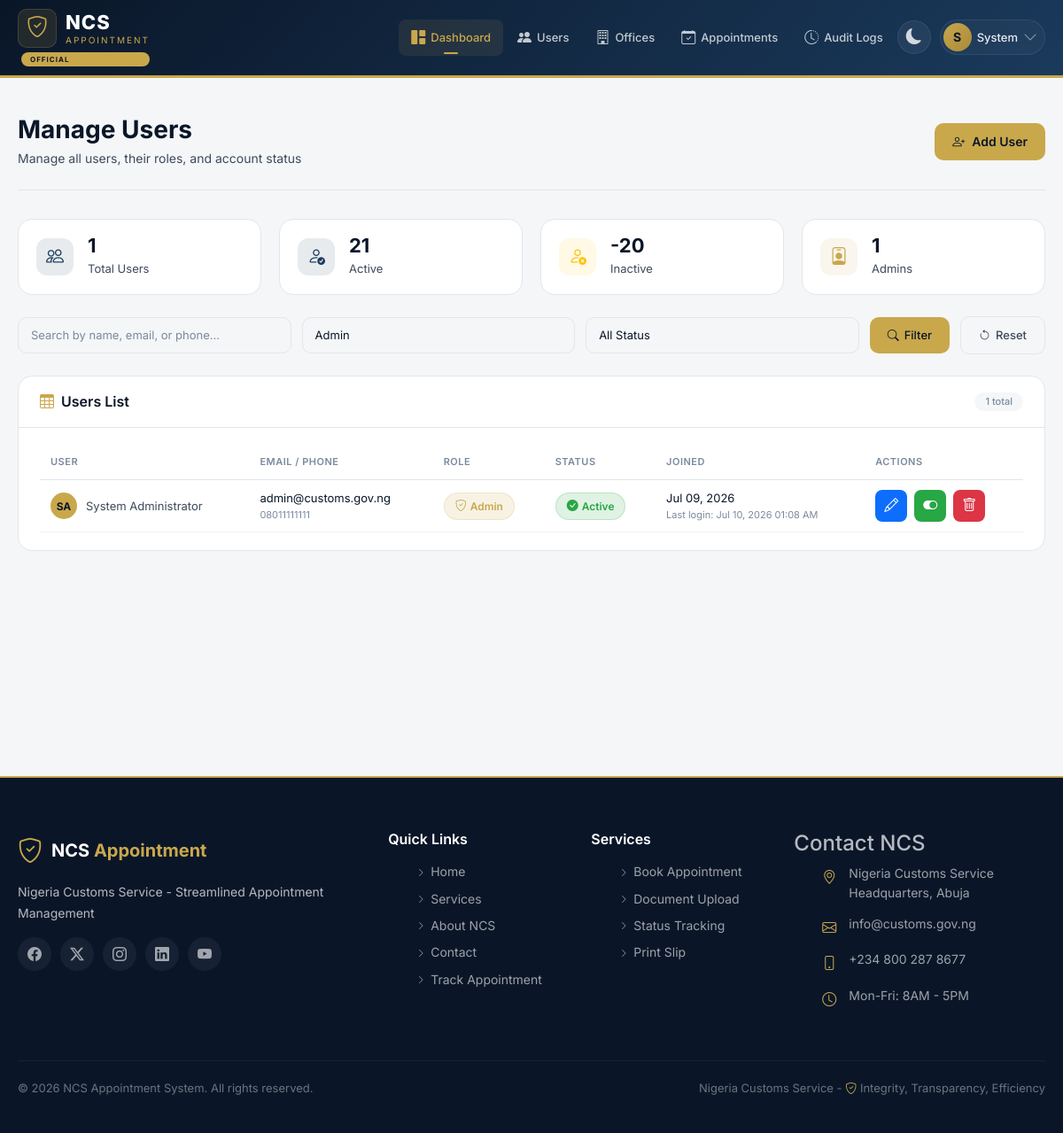
Screenshot of /admin/manage-users.php?role=admin (signed in) with the database file from the repository.
### tables this page shows
CREATE TABLE `users` (
  `id` int(11) NOT NULL,
  `uuid` varchar(36) NOT NULL,
  `first_name` varchar(50) NOT NULL,
  `last_name` varchar(50) NOT NULL,
  `email` varchar(100) NOT NULL,
  `phone` varchar(20) NOT NULL,
  `password_hash` varchar(255) NOT NULL,
  `role` enum('applicant','officer','admin') DEFAULT 'applicant',
  `date_of_birth` date DEFAULT NULL,
  `gender` enum('male','female','other') DEFAULT NULL,
  `address` text DEFAULT NULL,
  `city` varchar(50) DEFAULT NULL,
  `state` varchar(50) DEFAULT NULL,
  `country` varchar(50) DEFAULT 'Nigeria',
  `postal_code` varchar(20) DEFAULT NULL,
  `nin` varchar(20) DEFAULT NULL,
  `is_verified` tinyint(1) DEFAULT 0,
  `is_active` tinyint(1) DEFAULT 1,
  `last_login` datetime DEFAULT NULL,
  `login_attempts` int(11) DEFAULT 0,
  `locked_until` datetime DEFAULT NULL,
  `created_at` datetime DEFAULT current_timestamp(),
  `updated_at` datetime DEFAULT current_timestamp() ON UPDATE current_timestamp()
);

### admin/manage-users.php (the view, shortened to what this page needs)
<?php
include_once __DIR__ . '/../includes/header.php';
$page = isset($_GET['page']) ? (int)$_GET['page'] : 1;
$limit = 10;
$offset = ($page - 1) * $limit;
$search = isset($_GET['search']) ? trim($_GET['search']) : '';
$role_filter = isset($_GET['role']) ? trim($_GET['role']) : '';
$where_clauses = [];
$params = [];
$types = "";
if (!empty($role_filter)) {
    $where_clauses[] = "role = ?";
    $params[] = $role_filter;
    $types .= "s";
}
$where_sql = !empty($where_clauses) ? "WHERE " . implode(" AND ", $where_clauses) : "";
$count_query = "SELECT COUNT(*) as total FROM users $where_sql";
$count_stmt = $conn->prepare($count_query);
if (!empty($params)) {
    $count_stmt->bind_param($types, ...$params);
}
$count_stmt->execute();
$count_result = $count_stmt->get_result();
$total_users = $count_result->fetch_assoc()['total'];
$query = "SELECT id, uuid, first_name, last_name, email, phone, role, is_active, is_verified,
          DATE_FORMAT(created_at, '%b %d, %Y') as created_date,
          DATE_FORMAT(last_login, '%b %d, %Y %h:%i %p') as last_login_formatted
          FROM users $where_sql ORDER BY created_at DESC LIMIT ? OFFSET ?";
$params[] = $limit;
$params[] = $offset;
$types .= "ii";
$stmt = $conn->prepare($query);
$stmt->bind_param($types, ...$params);
$stmt->execute();
$users_result = $stmt->get_result();
$roles_query = "SELECT DISTINCT role FROM users ORDER BY role";
$roles_result = $conn->query($roles_query);
$role_counts_query = "SELECT role, COUNT(*) as count FROM users GROUP BY role";
$role_counts_result = $conn->query($role_counts_query);
$role_stats = [];
while ($row = $role_counts_result->fetch_assoc()) {
    $role_stats[$row['role']] = $row['count'];
}
$active_count_query = "SELECT COUNT(*) as count FROM users WHERE is_active = 1";
$active_count = $conn->query($active_count_query)->fetch_assoc()['count'] ?? 0;
$inactive_count = $total_users - $active_count;
?>
<section class="dashboard-section">
    <div class="container">
        <div class="dashboard-header">
            <div>
                <h1 class="dashboard-title">Manage Users</h1>
                <p class="dashboard-subtitle">Manage all users, their roles, and account status</p>
            </div>
            <div class="dashboard-actions">
                <button type="button" class="btn-primary" data-bs-toggle="modal" data-bs-target="#addUserModal">
                    <i class="bi bi-person-plus"></i>
                    Add User
                </button>
            </div>
        </div>
        <div class="stats-grid stats-grid-sm">
            <div class="stat-card stat-card-sm">
                <div class="stat-icon stat-icon-users">
                    <i class="bi bi-people"></i>
                </div>
                <div class="stat-info">
                    <span class="stat-value"><?php echo number_format($total_users); ?></span>
                    <span class="stat-label">Total Users</span>
                </div>
            </div>
            <div class="stat-card stat-card-sm">
                <div class="stat-icon stat-icon-users">
                    <i class="bi bi-person-check"></i>
                </div>
                <div class="stat-info">
                    <span class="stat-value"><?php echo number_format($active_count); ?></span>
                    <span class="stat-label">Active</span>
                </div>
            </div>
            <div class="stat-card stat-card-sm">
                <div class="stat-icon stat-icon-pending">
                    <i class="bi bi-person-x"></i>
                </div>
                <div class="stat-info">
                    <span class="stat-value"><?php echo number_format($inactive_count); ?></span>
                    <span class="stat-label">Inactive</span>
                </div>
            </div>
            <div class="stat-card stat-card-sm">
                <div class="stat-icon stat-icon-offices">
                    <i class="bi bi-person-badge"></i>
                </div>
                <div class="stat-info">
                    <span class="stat-value"><?php echo number_format($role_stats['admin'] ?? 0); ?></span>
                    <span class="stat-label">Admins</span>
                </div>
            </div>
        </div>
        <div class="filters-bar">
            <form id="filterForm" class="filters-form">
                <div class="filter-group">
                    <input type="text" name="search" id="searchInput" class="form-control filter-search"
                           placeholder="Search by name, email, or phone..."
                           value="<?php echo htmlspecialchars($search); ?>">
                </div>
                <div class="filter-group">
                    <select name="role" id="roleFilter" class="form-control filter-select">
                        <?php while ($role = $roles_result->fetch_assoc()): ?>
                            <option value="<?php echo $role['role']; ?>" <?php echo $role_filter == $role['role'] ? 'selected' : ''; ?>>
                                <?php echo ucfirst($role['role']); ?>
                            </option>
                        <?php endwhile; ?>
                    </select>
                </div>
                <div class="filter-group">
                    <select name="status" id="statusFilter" class="form-control filter-select">
                        <option value="">All Status</option>
                    </select>
                </div>
                <button type="submit" class="btn-filter">
                    <i class="bi bi-search"></i> Filter
                </button>
                <a href="<?php echo BASE_URL; ?>/admin/manage-users.php" class="btn-filter-reset">
                    <i class="bi bi-arrow-counterclockwise"></i> Reset
                </a>
            </form>
        </div>
        <div class="dashboard-card">
            <div class="card-header">
                <h3 class="card-title">
                    <i class="bi bi-table"></i>
                    Users List
                </h3>
                <span class="card-badge"><?php echo $total_users; ?> total</span>
            </div>
            <div class="card-body">
                <div class="table-responsive">
                    <table class="table-dashboard">
                        <thead>
                            <tr>
                                <th>User</th>
                                <th>Email / Phone</th>
                                <th>Role</th>
                                <th>Status</th>
                                <th>Joined</th>
                                <th>Actions</th>
                            </tr>
                        </thead>
                        <tbody>
                            <?php if ($users_result && $users_result->num_rows > 0): ?>
                                <?php while ($user = $users_result->fetch_assoc()): ?>
                                    <tr>
                                        <td>
                                            <span class="table-user">
                                                <span class="user-avatar-sm">
                                                    <?php echo strtoupper(substr($user['first_name'], 0, 1) . substr($user['last_name'], 0, 1)); ?>
                                                </span>
                                                <span>
                                                    <?php echo htmlspecialchars($user['first_name'] . ' ' . $user['last_name']); ?>
                                                </span>
                                            </span>
                                        </td>
                                        <td>
                                            <div class="user-contact">
                                                <div><?php echo htmlspecialchars($user['email']); ?></div>
                                                <small><?php echo htmlspecialchars($user['phone']); ?></small>
                                            </div>
                                        </td>
                                        <td>
                                        <span class="status-badge status-<?php echo $user['role']; ?>">
                                            <i class="bi bi-<?php
                                                echo $user['role'] == 'admin' ? 'shield-check' :
                                                     ($user['role'] == 'officer' ? 'person-badge' : 'person-check');
                                            ?>"></i>
                                            <?php echo ucfirst($user['role']); ?>
                                        </span>
                                    </td>
                                        <td>
                                            <div class="status-wrapper">
                                                <span class="status-badge status-<?php echo $user['is_active'] ? 'active' : 'inactive'; ?>">
                                                    <i class="bi bi-<?php echo $user['is_active'] ? 'check-circle-fill' : 'x-circle-fill'; ?>"></i>
                                                    <?php echo $user['is_active'] ? 'Active' : 'Inactive'; ?>
                                                </span>
                                            </div>
                                        </td>
                                        <td>
                                            <div class="user-contact">
                                                <div><?php echo $user['created_date']; ?></div>
                                                <?php if ($user['last_login_formatted']): ?>
                                                    <small>Last login: <?php echo $user['last_login_formatted']; ?></small>
                                                <?php endif; ?>
                                            </div>
                                        </td>
                                        <td>
                                            <div class="action-buttons">
                                                <button type="button" class="btn-action btn-edit"
                                                        data-id="<?php echo $user['id']; ?>"
                                                        data-uuid="<?php echo $user['uuid']; ?>"
                                                        data-firstname="<?php echo htmlspecialchars($user['first_name']); ?>"
                                                        data-lastname="<?php echo htmlspecialchars($user['last_name']); ?>"
                                                        data-email="<?php echo htmlspecialchars($user['email']); ?>"
                                                        data-phone="<?php echo htmlspecialchars($user['phone']); ?>"
                                                        data-role="<?php echo $user['role']; ?>"
                                                        data-active="<?php echo $user['is_active']; ?>"
                                                        data-verified="<?php echo $user['is_verified']; ?>"
                                                        title="Edit User">
                                                    <i class="bi bi-pencil"></i>
                                                </button>
                                                <button type="button" class="btn-action btn-toggle-status <?php echo $user['is_active'] ? 'active' : 'inactive'; ?>"
                                                        data-id="<?php echo $user['id']; ?>"
                                                        data-name="<?php echo htmlspecialchars($user['first_name'] . ' ' . $user['last_name']); ?>"
                                                        data-active="<?php echo $user['is_active']; ?>"
                                                        title="<?php echo $user['is_active'] ? 'Deactivate User' : 'Activate User'; ?>">
                                                    <i class="bi bi-<?php echo $user['is_active'] ? 'toggle-on' : 'toggle-off'; ?>"></i>
                                                </button>
                                                <button type="button" class="btn-action btn-delete"
                                                        data-id="<?php echo $user['id']; ?>"
                                                        data-name="<?php echo htmlspecialchars($user['first_name'] . ' ' . $user['last_name']); ?>"
                                                        title="Delete User">
                                                    <i class="bi bi-trash"></i>
                                                </button>
                                            </div>
                                        </td>
                                    </tr>
                                <?php endwhile; ?>
                            <?php endif; ?>
                        </tbody>
                    </table>
                </div>
            </div>
        </div>
    </div>
</section>
<?php include_once __DIR__ . '/../includes/footer.php'; ?>
</body>
</html>

### rows the page displays
users: first_name+last_name "SA", first_name+last_name "System Administrator", email "admin@customs.gov.ng", phone "08011111111", role "Admin", is_active 1 (drawn), created_date "Jul 09, 2026", last_login_formatted "Jul 10, 2026 01:08 AM"

### other values shown
$userInitial "S"
$user_fullname "System"
$total_users "1"
$active_count "21"
$inactive_count "-20"
$role_stats['admin'] "1"
SITE_TAGLINE "Nigeria Customs Service - Streamlined Appointment Management"
SITE_NAME "NCS Appointment System"
form field role "Admin"
